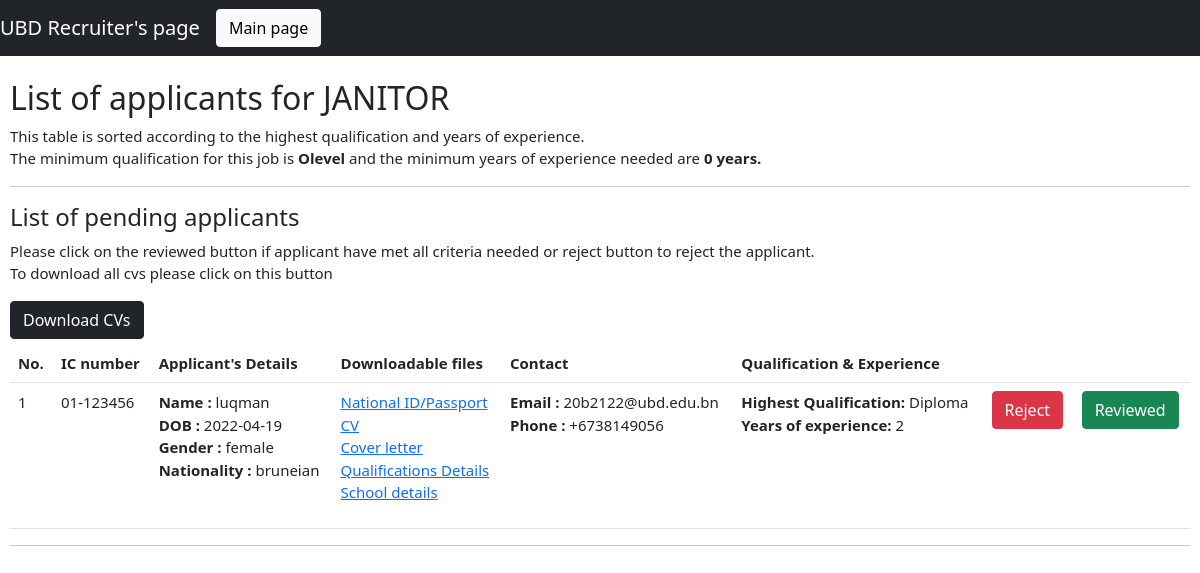
Screenshot of /nad/viewApplicants.php?jobname=JANITOR&department=others with the database file from the repository.
### tables this page shows
CREATE TABLE `job` (
  `jobName` varchar(255) NOT NULL,
  `department` varchar(255) NOT NULL,
  `quota` int(11) NOT NULL,
  `jCategory` varchar(20) NOT NULL,
  `jType` varchar(20) NOT NULL,
  `salary` int(11) NOT NULL,
  `startTime` time NOT NULL,
  `endTime` time NOT NULL,
  `jDescription` varchar(1000) NOT NULL,
  `minQualification` varchar(255) NOT NULL,
  `numExperience` varchar(255) NOT NULL,
  `jRequirements` varchar(1000) NOT NULL,
  `closeDate` date NOT NULL,
  `minQualificationIndex` int(11) NOT NULL
);

CREATE TABLE `applies` (
  `jobName` varchar(60) NOT NULL,
  `Full_Name` varchar(255) NOT NULL,
  `Email_Address` varchar(255) NOT NULL,
  `IC` varchar(255) NOT NULL,
  `Phone_No` varchar(255) NOT NULL,
  `DOB` date NOT NULL,
  `Gender` varchar(255) NOT NULL,
  `Nationality` varchar(255) NOT NULL,
  `Id_Passport` varchar(255) NOT NULL,
  `Work_Experience` int(11) NOT NULL,
  `Level_Of_Education` varchar(255) NOT NULL,
  `Qualifications` varchar(255) NOT NULL,
  `School_Details` varchar(255) NOT NULL,
  `Other_Qualification` varchar(255) NOT NULL,
  `CV` varchar(255) NOT NULL,
  `Cover_Letter` varchar(255) NOT NULL,
  `Level_of_Education_Index` int(11) NOT NULL,
  `Status` varchar(10) NOT NULL,
  `File_Location` varchar(255) NOT NULL
);

### nad/viewApplicants.php (the view, shortened to what this page needs)
<?php
$jobName = $_GET['jobname'];
$department = $_GET['department'];
include("database.php");
$selectQuery = "SELECT * FROM job WHERE jobName='".$jobName."' AND department='".$department."'";
$result = $conn->query($selectQuery);
$getRowAssoc = mysqli_fetch_assoc($result);
$minQualification = $getRowAssoc['minQualification'];
$numExperience = $getRowAssoc['numExperience'];
$pendingQuery = "SELECT * FROM applies WHERE jobName='".$jobName."'"
."AND Status='PENDING' ORDER BY Level_of_Education_Index DESC , Work_Experience DESC";
$pending = $conn->query($pendingQuery);
?>
<!DOCTYPE html>
<html lang="en">
<head>
    <link href="https://cdn.jsdelivr.net/npm/bootstrap@5.1.3/dist/css/bootstrap.min.css" rel="stylesheet"
>
    <link rel="stylesheet" href="style.css">
</head>
<body>
    <nav class="navbar navbar-expand-sm navbar-dark bg-dark">
    <a href="#" class="navbar-brand">UBD Recruiter's page</a>
    <aside class="nav navbar-nav navbar-right">
     <div class="collapse navbar-collapse" id="navbarMenu">
            <ul class="navbar-nav">
                <li class="nav-item">
                    <button type="button" class="btn btn-light" onclick="location.href
                    = 'mainRecruiterPage.php'">Main page</button>
                </li>
            </ul>
    </aside>
    </nav>
    <section>
    <h2>List of applicants for <?php echo $jobName ?> </h2>
    <p>This table is sorted according to the highest qualification and years of experience.</br>
    The minimum qualification for this job is <span style="font-weight: bold;"><?php echo $minQualification?></span>
    and the minimum years of experience needed are <span style="font-weight: bold;">
    <?php echo $numExperience ?> years.</span></p>
    <hr>
    <?php if(mysqli_num_rows($pending)>0){?>
        <h4>List of pending applicants</h4>
        <p>Please click on the reviewed button if applicant have met all criteria needed
        or reject button to reject the applicant.</br>
        To download all cvs please click on this button</p>
        <button type="button" class="btn btn-dark" onclick='downloadCV()'>Download CVs</button>
        <table id="listOfPendingApplicants" class="table table-hover" style="margin-top:5px">
        <tr>
            <th>No.</th>
            <th>IC number</th>
            <th>Applicant's Details</th>
            <th>Downloadable files</th>
            <th>Contact</th>
            <th>Qualification & Experience</th>
            <th></th>
            <th></th>
        </tr>
        <?php
        $i = 0;
        while ($row = mysqli_fetch_array($pending)){
            ?>
        <tr>
            <td><?php echo $i+1; ?></td>
            <td><?php echo $row["IC"];?></td>
            <td>
                <p><span style="font-weight: bold;"> Name : </span><?php echo $row["Full_Name"];?></br>
                <span style="font-weight: bold;">DOB : </span><?php echo $row["DOB"];?></br>
                <span style="font-weight: bold;">Gender : </span><?php echo $row["Gender"];?></br>
                <span style="font-weight: bold;">Nationality : </span><?php echo $row["Nationality"];?></p>
            </td>
            <td>
                <p>
                <a href="<?php echo $row['File_Location'].$row['Id_Passport'];?>" target="_blank">National ID/Passport</a></br>
                <a href="<?php echo $row['File_Location'].$row['CV'];?>" target="_blank">CV</a></br>
                <a href="<?php echo $row['File_Location'].$row['Cover_Letter'];?>" target="_blank">Cover letter</a></br>
                <a href="<?php echo $row['File_Location'].$row['Qualifications'];?>" target="_blank">Qualifications Details</a></br>
                <a href="<?php echo $row['File_Location'].$row['School_Details'];?>" target="_blank">School details</a>
                </p>
            </td>
            <td>
                <p>
                <span style="font-weight: bold;">Email :</span> <?php echo $row["Email_Address"];?></br>
                <span style="font-weight: bold;">Phone :</span> <?php echo $row["Phone_No"];?>
                </p>
            </td>
            <td>
                <p>
                <span style="font-weight: bold;">Highest Qualification: </span><?php echo $row["Level_Of_Education"];?></br>
                <span style="font-weight: bold;">Years of experience: </span><?php echo $row["Work_Experience"];?></p>
            </td>
            <td><button type="button" class="btn btn-danger" onclick="rejectConfirmation('<?php echo $row['IC'];?>')">Reject</button></td>
            <td><button type="button" class="btn btn-success" onclick="reviewedConfirmation('<?php echo $row['IC'];?>')">Reviewed</button></td>
        </tr>
        <?php
        $i++;}?>
    </table>
    <?php
    }
    else{
        echo "<h4>No pending applicant found</h4>";
    }
    ?>
    <hr>
    </section>
</body>
</html>

### nad/style.css (style rules this page uses)
section { margin-left:10px; margin-right:10px; }
body { font-size: 15px; }

### rows the page displays
job: minQualification "Olevel", numExperience "0"
applies: IC "01-123456", Full_Name "luqman", DOB "2022-04-19", Gender "female", Nationality "bruneian", Email_Address "20b2122@ubd.edu.bn", Phone_No "+6738149056", Level_Of_Education "Diploma", Work_Experience "2"

### other values shown
$jobName "JANITOR"
